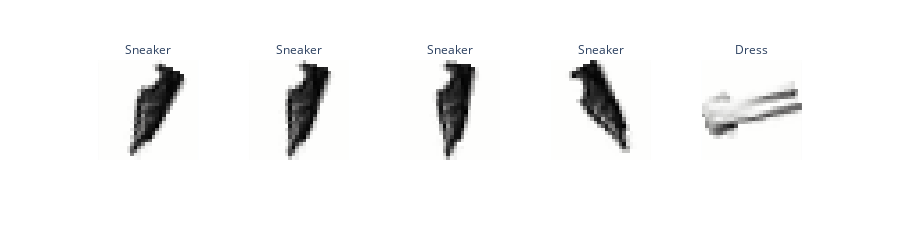

Write notebook code for a chart like this one.
### Markdown cell above
### Problem 7a: Generating Rotated Training Data

**Task:**
Use the provided rotation function to create augmented training data by randomly rotating the original images.

**Hints:**
- Use `NumPy`'s [random.uniform()](https://numpy.org/doc/stable/reference/random/generated/numpy.random.uniform.html) to generate random rotation angles.
- Ensure the function returns two `NumPy` arrays, as `MLPClassifier` expects `NumPy` arrays as input.

### Code cell
def randomly_rotate_images(images, num_rotations_per_image=5):
  """
  Create training data by rotating original images and storing the rotation angles as labels.
  Params:
    - images: numpy array of shape (n_images, 784)
    - num_rotations_per_image: int, number of rotations to perform per image
  Returns:
    - X_augmented: numpy array of shape (n_images * num_rotations_per_image, 784)
    - y_rotations: numpy array of shape (n_images * num_rotations_per_image,)
  """
  # TODO: Implement this function

  X_augmented=[]
  y_rotations=[]

  for image in images:
    angles=np.random.uniform(low=0,high=360,size=num_rotations_per_image)

    image_2d=image.reshape(28,28)

    for angle in angles:
      rotated_2d=rotate(image_2d,angle,reshape=False,cval=0,order=1)

      rotated_1d=rotated_2d.flatten()

      X_augmented.append(rotated_1d)
      y_rotations.append(angle)

  
  return np.array(X_augmented),np.array(y_rotations)
  # raise NotImplementedError("Not implemented")
  
X_train = X_train[:3000]
y_train = y_train[:3000]

num_rotations_per_image = 4
X_train_rotated, y_train_rotations = randomly_rotate_images(X_train, num_rotations_per_image)
y_train_augmented = np.array([y for label in y_train for y in [label]*num_rotations_per_image])
# y_train_augmented = np.repeat(y_train, num_rotations_per_image)
print(X_train_rotated.shape)
print(y_train_augmented.shape)

show_images(X_train_rotated, max_images=5, ncols=5, labels=y_train_augmented, reshape=True)

### Figure 1 — Plotly figure (JSON) as saved in the notebook; plotly's stock layout.template omitted (floating-point values rounded to 4 significant figures; data arrays with more than 128 entries replaced by an {"elided": "..."} marker saying what was removed)
{"data": [{"coloraxis": "coloraxis", "hovertemplate": "x: %{x}<br>y: %{y}<br>color: %{z}<extra></extra>", "name": "0", "type": "heatmap", "xaxis": "x", "yaxis": "y", "z": {"elided": "28x28 float values"}}, {"coloraxis": "coloraxis", "hovertemplate": "x: %{x}<br>y: %{y}<br>color: %{z}<extra></extra>", "name": "1", "type": "heatmap", "xaxis": "x2", "yaxis": "y2", "z": {"elided": "28x28 float values"}}, {"coloraxis": "coloraxis", "hovertemplate": "x: %{x}<br>y: %{y}<br>color: %{z}<extra></extra>", "name": "2", "type": "heatmap", "xaxis": "x3", "yaxis": "y3", "z": {"elided": "28x28 float values"}}, {"coloraxis": "coloraxis", "hovertemplate": "x: %{x}<br>y: %{y}<br>color: %{z}<extra></extra>", "name": "3", "type": "heatmap", "xaxis": "x4", "yaxis": "y4", "z": {"elided": "28x28 float values"}}, {"coloraxis": "coloraxis", "hovertemplate": "x: %{x}<br>y: %{y}<br>color: %{z}<extra></extra>", "name": "4", "type": "heatmap", "xaxis": "x5", "yaxis": "y5", "z": {"elided": "28x28 float values"}}], "layout": {"annotations": [{"font": {}, "showarrow": false, "text": "Sneaker", "x": 0.092, "xanchor": "center", "xref": "paper", "y": 1, "yanchor": "bottom", "yref": "paper"}, {"font": {}, "showarrow": false, "text": "Sneaker", "x": 0.296, "xanchor": "center", "xref": "paper", "y": 1, "yanchor": "bottom", "yref": "paper"}, {"font": {}, "showarrow": false, "text": "Sneaker", "x": 0.5, "xanchor": "center", "xref": "paper", "y": 1, "yanchor": "bottom", "yref": "paper"}, {"font": {}, "showarrow": false, "text": "Sneaker", "x": 0.704, "xanchor": "center", "xref": "paper", "y": 1, "yanchor": "bottom", "yref": "paper"}, {"font": {}, "showarrow": false, "text": "Dress", "x": 0.908, "xanchor": "center", "xref": "paper", "y": 1, "yanchor": "bottom", "yref": "paper"}], "coloraxis": {"colorscale": [[0, "rgb(254, 254, 253)"], [0.09091, "rgb(224, 224, 223)"], [0.1818, "rgb(197, 197, 195)"], [0.2727, "rgb(171, 171, 170)"], [0.3636, "rgb(146, 146, 145)"], [0.4545, "rgb(124, 123, 122)"], [0.5455, "rgb(102, 101, 101)"], [0.6364, "rgb(81, 80, 80)"], [0.7273, "rgb(59, 59, 59)"], [0.8182, "rgb(38, 38, 38)"], [0.9091, "rgb(16, 16, 16)"], [1, "rgb(0, 0, 0)"]], "showscale": false}, "height": 220, "margin": {"t": 60}, "xaxis": {"anchor": "y", "constrain": "domain", "domain": [0, 0.184], "scaleanchor": "y", "showgrid": false, "showticklabels": false}, "xaxis2": {"anchor": "y2", "domain": [0.204, 0.388], "matches": "x", "showgrid": false, "showticklabels": false}, "xaxis3": {"anchor": "y3", "domain": [0.408, 0.592], "matches": "x", "showgrid": false, "showticklabels": false}, "xaxis4": {"anchor": "y4", "domain": [0.612, 0.796], "matches": "x", "showgrid": false, "showticklabels": false}, "xaxis5": {"anchor": "y5", "domain": [0.816, 1], "matches": "x", "showgrid": false, "showticklabels": false}, "yaxis": {"anchor": "x", "autorange": "reversed", "constrain": "domain", "domain": [0, 1], "showgrid": false, "showticklabels": false}, "yaxis2": {"anchor": "x2", "domain": [0, 1], "matches": "y", "showgrid": false, "showticklabels": false}, "yaxis3": {"anchor": "x3", "domain": [0, 1], "matches": "y", "showgrid": false, "showticklabels": false}, "yaxis4": {"anchor": "x4", "domain": [0, 1], "matches": "y", "showgrid": false, "showticklabels": false}, "yaxis5": {"anchor": "x5", "domain": [0, 1], "matches": "y", "showgrid": false, "showticklabels": false}}}
